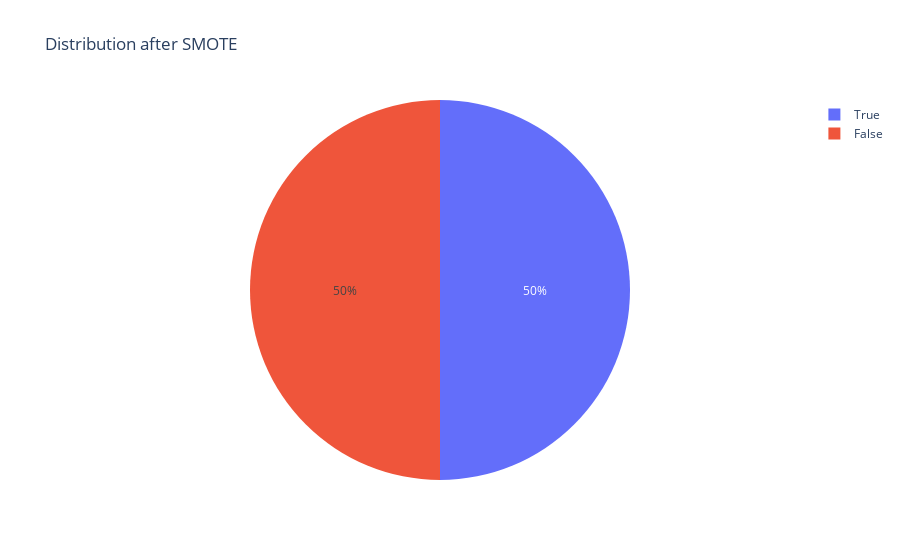

The notebook cell this image was saved under:
### Code cell
from imblearn.over_sampling import SMOTE

over_sampler = SMOTE(random_state = 42)
X, y = over_sampler.fit_resample(X_train, y_train)
# Visualize the percentage of values after oversampling
oversampled_counts = y.value_counts()
oversampled_labels = ["True", "False"]

fig = px.pie(values=oversampled_counts, names=oversampled_labels, title="Distribution after SMOTE")
fig.show()

### Figure 1 — Plotly figure (JSON) as saved in the notebook; plotly's stock layout.template omitted (floating-point values rounded to 4 significant figures)
{"data": [{"domain": {"x": [0, 1], "y": [0, 1]}, "hovertemplate": "label=%{label}<br>value=%{value}<extra></extra>", "labels": ["True", "False"], "legendgroup": "", "name": "", "showlegend": true, "type": "pie", "values": [626, 626]}], "layout": {"legend": {"tracegroupgap": 0}, "title": {"text": "Distribution after SMOTE"}}}
